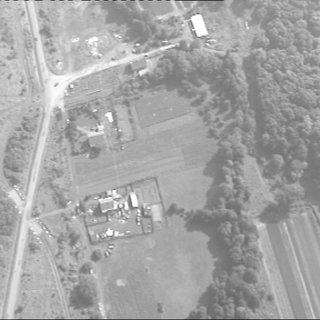
#> input picture Ex1/image_hist.jpg, 320 x 320 px
$ python -i ex1_utils.py   (imports and definitions only)   (older library calls are emulated)
#> lines starting #> are read from the running program, lines starting #| are printed output that depends on the picture
"""
        '########:'##::::'##::::'##:::
         ##.....::. ##::'##:::'####:::
         ##::::::::. ##'##::::.. ##:::
         ######:::::. ###::::::: ##:::
         ##...:::::: ## ##:::::: ##:::
         ##:::::::: ##:. ##::::: ##:::
         ########: ##:::. ##::'######:
        ........::..:::::..:::......::
"""
import numpy as np
import cv2
import matplotlib.pyplot as plt
from typing import List


# [6 lines left out: function myID, not called in this run]
LOAD_GRAY_SCALE = 1
LOAD_RGB = 2

# [9 lines left out: function imReadAndConvert, not called in this run]

# normalize the image between [0,1] in a float type.
def normalize(img):
    norm_img = img/255
    return norm_img

# unnormalize the image between [0,255] in a int32 type.
def unnormalize(img):
    norm_img = cv2.normalize(img, None, 0, 255, cv2.NORM_MINMAX)
    return norm_img.astype('uint8')


# disply the image, using plot.
# [10 lines left out: function imDisplay, not called in this run]

#tranfrom the image from RGB to YIQ using multiply matrix.
def transformRGB2YIQ(imgRGB: np.ndarray) -> np.ndarray:
    """
    Converts an RGB image to YIQ color space
    :param imgRGB: An Image in RGB
    :return: A YIQ in image color space
    """
    yiq_mat = np.array([[0.299, 0.587, 0.144], [0.596, -0.275, -0.321], [0.212, -0.523, 0.311]])
    imgYIQ = np.dot(imgRGB, yiq_mat.T.copy())
    return imgYIQ

#tranfrom the image from YIQ to RGB using multiply matrix.
def transformYIQ2RGB(imgYIQ: np.ndarray) -> np.ndarray:
    """
    Converts an YIQ image to RGB color space
    :param imgYIQ: An Image in YIQ
    :return: A RGB in image color space
    """
    rgb_mat = np.array([[1, 0.956, 0.619], [1, -0.272, -0.647], [1, -1.106, 1.703]])
    imgRGB = np.dot(imgYIQ, rgb_mat.T.copy())
    return imgRGB

# histogram for image grayscle and RGB.
    # histogram for GRAYSCALE
    # imgEq - > the final image after eq.
    # histOrg - > the histogram of the original image.
    # histEq - > the histogram after eq.
"""
 histogram for image grayscle and RGB.
 histogram for GRAYSCALE
 imgEq - > the final image after eq.
 histOrg - > the histogram of the original image.
 histEq - > the histogram after eq.
 """
def hsitogramEqualize(imgOrig: np.ndarray) -> (np.ndarray, np.ndarray, np.ndarray):
    if len(imgOrig.shape) == 2:
        un_norm_img = unnormalize(imgOrig)
        histOrg,bins = np.histogram(un_norm_img.flatten(),256,[0,256])
        cdf = histOrg.cumsum()
        cdf_normalized = cdf * histOrg.max()/ cdf.max()
        cdf_m = np.ma.masked_equal(cdf,0)
        cdf_m = (cdf_m - cdf_m.min())*255/(cdf_m.max()-cdf_m.min())
        cdf = np.ma.filled(cdf_m,0).astype('uint8')
        imgEq = cdf[un_norm_img]
        histEq,bins2 = np.histogram(imgEq.flatten(),256,[0,256])
        imgEq = normalize(imgEq)
        return (imgEq, histOrg, histEq)
    else:
        imgYIQ = transformRGB2YIQ(imgOrig)
        un_norm_img = unnormalize(imgYIQ[:,:,0])
        y_min = np.amin(un_norm_img)
        y_max = np.amax(un_norm_img)
        histOrg,bins = np.histogram(un_norm_img.flatten(),256,[0,256])
        cdf = histOrg.cumsum()
        cdf_normalized = cdf * histOrg.max()/ cdf.max()

        cdf_m = np.ma.masked_equal(cdf,0)
        cdf_m = (cdf_m - cdf_m.min())*255/(cdf_m.max()-cdf_m.min())
        cdf = np.ma.filled(cdf_m,0).astype('uint8')
        res = cdf[un_norm_img.astype('uint8')]
        histEq,bins2 = np.histogram(res.flatten(),256,[0,256])
        res = normalize(res)
        imgYIQ[:,:,0] = res
        imgEq = transformYIQ2RGB(imgYIQ)
        return (imgEq, histOrg, histEq)

# helping function the plot image.
# [72 lines left out: functions plt_hist, quantizeImage, not called in this run]


>>> import cv2
>>> picture = cv2.imread('image_hist.jpg')
#> picture is the input picture: shape (320, 320, 3); min 46, max 255, mean 165.4
>>> result = hsitogramEqualize(picture)
#> in transformRGB2YIQ, `imgYIQ = np.dot(imgRGB, yiq_mat.T.copy())`:
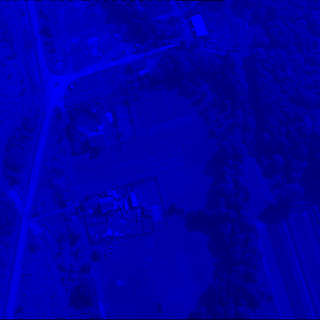
#> imgYIQ: shape (320, 320, 3) float64; mean B, G, R 170.4, 0, 0; drawn with min black and max white
#> in unnormalize, `norm_img = cv2.normalize(img, None, 0, 255, cv2.NORM_MINMAX)`:
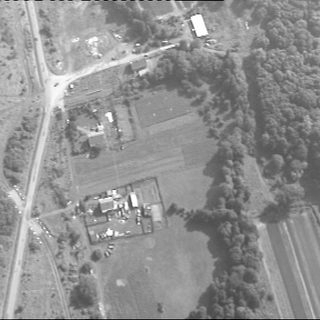
#> norm_img: shape (320, 320) float64; min -2.69e-15, max 255, mean 145.7; drawn with min black and max white
#> in hsitogramEqualize, `y_min = np.amin(un_norm_img)`: y_min = 0
#> in hsitogramEqualize, `y_max = np.amax(un_norm_img)`: y_max = 255
#> in hsitogramEqualize, `histOrg,bins = np.histogram(un_norm_img.flatten(),256,[0,256])`: histOrg = 256 values, max 2321 at index 147, min 0 at index 1, mean 400; bins = 257 values from 0 to 256
#> in hsitogramEqualize, `cdf = histOrg.cumsum()`: cdf = 256 values from 1 to 102400
#> in hsitogramEqualize, `cdf_normalized = cdf * histOrg.max()/ cdf.max()`: cdf_normalized = 256 values from 0.0227 to 2321
#> in hsitogramEqualize, `cdf = np.ma.filled(cdf_m,0).astype('uint8')`: cdf = 256 values from 0 to 255
#> in hsitogramEqualize, `res = cdf[un_norm_img.astype('uint8')]`:
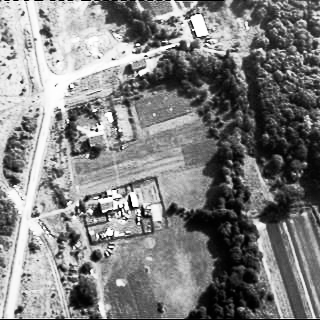
#> res: shape (320, 320); min 0, max 255, mean 128.6
#> in hsitogramEqualize, `histEq,bins2 = np.histogram(res.flatten(),256,[0,256])`: histEq = 256 values, max 2321 at index 130, min 0 at index 10, mean 400; bins2 = 257 values from 0 to 256
#> in hsitogramEqualize, `imgYIQ[:,:,0] = res`:
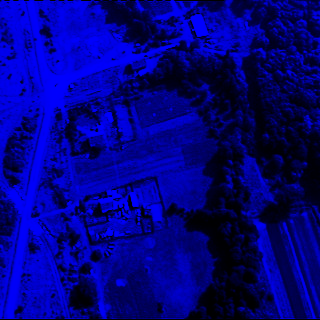
#> imgYIQ: shape (320, 320, 3) float64; mean B, G, R 0.504, -9.41e-15, -4.89e-15; drawn with min black and max white
